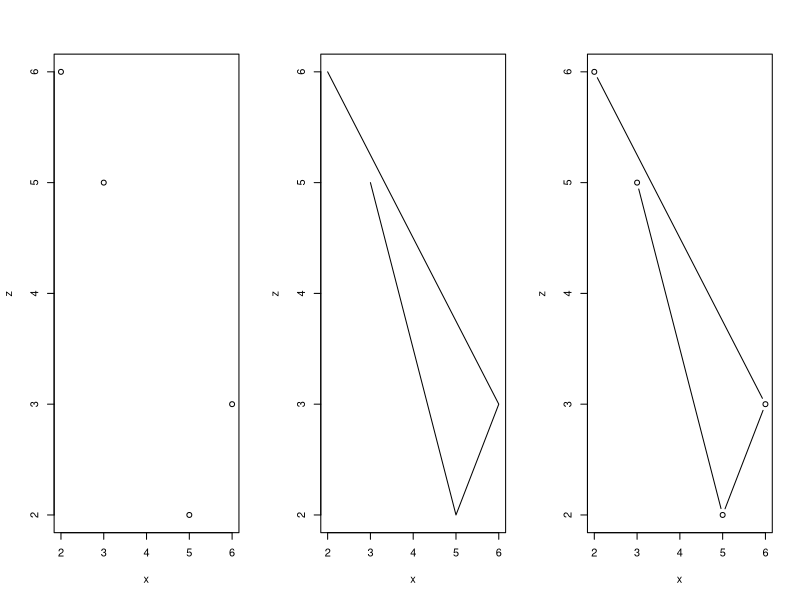

Recreate this plot in R.
# Vector
x <- c(3, 5, 6, 2)

# Vector operation
y <- 2*x

# Access index by vector of index
z <- x[c(2, 4, 1, 3)]

# Creem ajutament de plot amb layout de 3 col
par(mfrow = c(1, 3))
plot(x, z)
plot(x, z, type="l")
plot(x, z, type="b")

# Matrius
A <- matrix(1:15, nrow=5, ncol=3)
B <- matrix(-(1:10),nrow=5) # Si falten nombres repeteix les dades
C <- matrix((1:6)*100,ncol=3) # row auto

# Concatenacio horitzontal de matrius
cbind(A,B)

# Concatenació vertical de matrius
rbind(A, C)

# Multiplicacio de enters per la trasposada
print(A %*% t(C))

# Matriu de randint amb distribució uniforme a un decimal i 7 col
D <- matrix(round( 10 * runif(35) , 1), ncol=7)
dim(D)

# De les col 2-5 menys la 1-2 i 6
W <- D[2:5, -c(1:2,6)]

# Inversa
invW <- solve(W)

# Les llistes poden contenir diferents tipus
llista <- list(1,2,3,nombre=c("Laia","Adrian"), vector= c(4,6,1,0), TF = TRUE)

# [[]] per accedir als elements o $
llista[[4]]

llista$vector

names(llista)
str(llista)

# Convertir a Data Frame
df <- as.data.frame(llista)
class(df)















